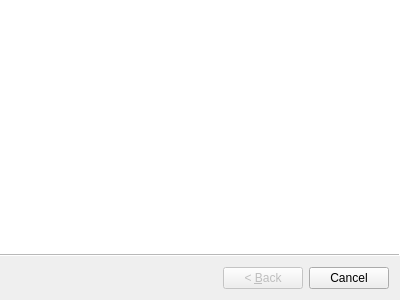
<?xml version="1.0" encoding="UTF-8"?>
<ui version="4.0">
 <class>AddClassWizard</class>
 <widget class="QWizard" name="AddClassWizard">
  <property name="geometry">
   <rect>
    <x>0</x>
    <y>0</y>
    <width>400</width>
    <height>300</height>
   </rect>
  </property>
  <property name="minimumSize">
   <size>
    <width>400</width>
    <height>300</height>
   </size>
  </property>
  <property name="maximumSize">
   <size>
    <width>400</width>
    <height>300</height>
   </size>
  </property>
  <property name="windowTitle">
   <string>添加班级向导</string>
  </property>
  <property name="wizardStyle">
   <enum>QWizard::AeroStyle</enum>
  </property>
 </widget>
 <resources/>
 <connections/>
</ui>
